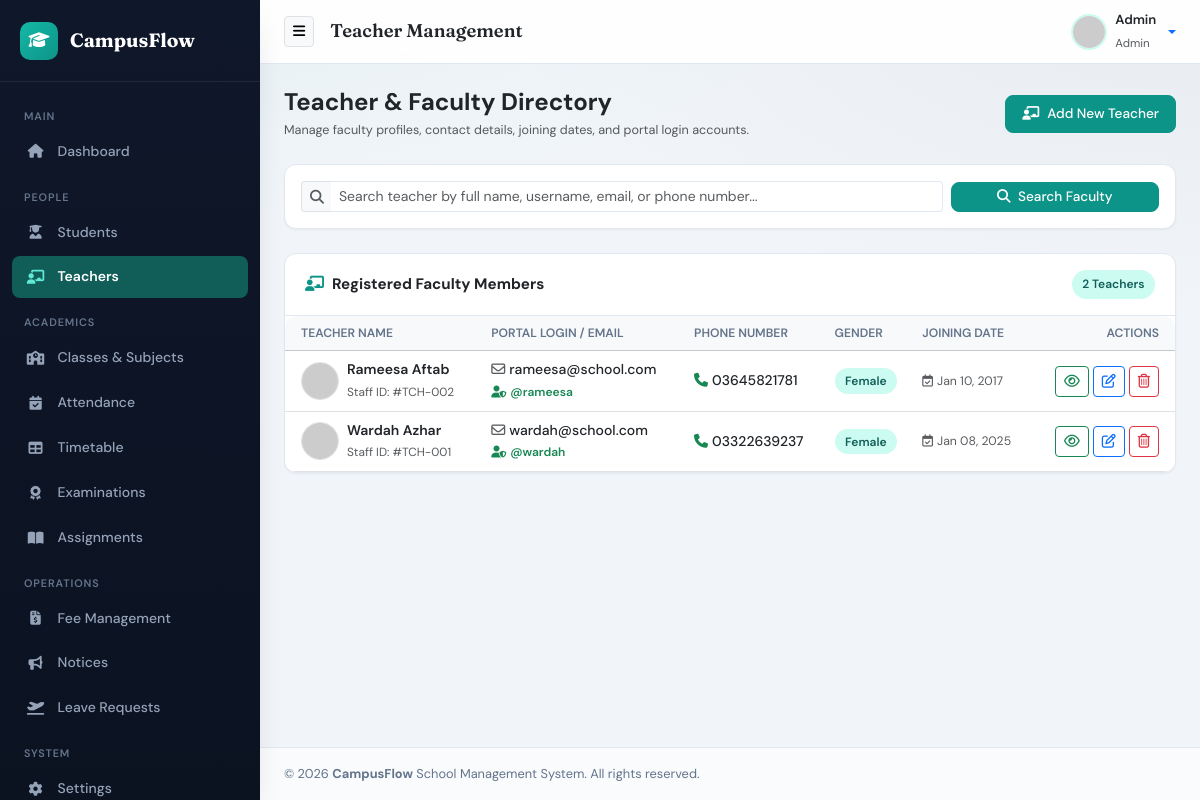
Screenshot of /admin/teachers.php (signed in) with the database file from the repository.
### tables this page shows
CREATE TABLE `teachers` (
  `id` int(11) NOT NULL,
  `user_id` int(11) DEFAULT NULL,
  `first_name` varchar(50) NOT NULL,
  `last_name` varchar(50) NOT NULL,
  `phone` varchar(20) NOT NULL,
  `gender` enum('Male','Female','Other') NOT NULL,
  `address` text NOT NULL,
  `joining_date` date NOT NULL,
  `status` enum('Active','Inactive') NOT NULL DEFAULT 'Active',
  `created_at` timestamp NOT NULL DEFAULT current_timestamp()
);

CREATE TABLE `users` (
  `id` int(11) NOT NULL,
  `username` varchar(50) NOT NULL,
  `email` varchar(100) NOT NULL,
  `password` varchar(255) NOT NULL,
  `role` enum('admin','teacher','student') NOT NULL DEFAULT 'student',
  `status` enum('Active','Inactive') NOT NULL DEFAULT 'Active',
  `created_at` timestamp NOT NULL DEFAULT current_timestamp()
);

### admin/teachers.php (the view, shortened to what this page needs)
<?php
require_once '../config/database.php';
$search_query = trim($_GET['search'] ?? '');
$teachers_sql = "
    SELECT t.*, u.username, u.email
    FROM teachers t
    LEFT JOIN users u ON t.user_id = u.id
    WHERE 1=1
";
$teachers_sql .= " ORDER BY t.id DESC";
$stmt = $conn->prepare($teachers_sql);
$stmt->execute();
$teachers_result = $stmt->get_result();
include_once '../includes/header.php';
include_once '../includes/sidebar.php';
?>
<div class="d-flex flex-column flex-md-row justify-content-between align-items-md-center gap-3 mb-4">
    <div>
        <h4 class="fw-bold text-dark mb-1">Teacher &amp; Faculty Directory</h4>
        <p class="text-muted small mb-0">Manage faculty profiles, contact details, joining dates, and portal login accounts.</p>
    </div>
    <div>
        <button type="button" class="btn btn-primary px-3 py-2" data-bs-toggle="modal" data-bs-target="#addTeacherModal">
            <i class="fa-solid fa-chalkboard-user me-2"></i>Add New Teacher
        </button>
    </div>
</div>
<div class="card mb-4">
    <div class="card-body p-3">
        <form action="teachers.php" method="GET" class="row g-2 align-items-center">
            <div class="col-md-9">
                <div class="input-group input-group-sm">
                    <span class="input-group-text bg-light text-muted border-end-0">
                        <i class="fa-solid fa-magnifying-glass"></i>
                    </span>
                    <input type="text" name="search" class="form-control border-start-0"
                           placeholder="Search teacher by full name, username, email, or phone number..."
                           value="<?php echo htmlspecialchars($search_query); ?>">
                </div>
            </div>
            <div class="col-md-3 d-flex gap-2">
                <button type="submit" class="btn btn-primary btn-sm flex-grow-1">
                    <i class="fa-solid fa-magnifying-glass me-1"></i> Search Faculty
                </button>
            </div>
        </form>
    </div>
</div>
<div class="card">
    <div class="card-header d-flex justify-content-between align-items-center">
        <span class="fw-bold text-dark">
            <i class="fa-solid fa-chalkboard-user me-2" style="color: var(--primary-color);"></i>Registered Faculty Members
        </span>
        <span class="badge-mint"><?php echo $teachers_result->num_rows; ?> Teachers</span>
    </div>
    <div class="card-body p-0">
        <?php if ($teachers_result->num_rows > 0): ?>
            <div class="table-responsive">
                <table class="table table-hover align-middle mb-0">
                    <thead class="table-light" style="font-size: 0.76rem; text-transform: uppercase;">
                        <tr>
                            <th class="ps-3">Teacher Name</th>
                            <th>Portal Login / Email</th>
                            <th>Phone Number</th>
                            <th>Gender</th>
                            <th>Joining Date</th>
                            <th class="pe-3 text-end">Actions</th>
                        </tr>
                    </thead>
                    <tbody>
                        <?php while ($t = $teachers_result->fetch_assoc()): ?>
                            <?php
                            $full_name  = $t['first_name'] . ' ' . $t['last_name'];
                            $avatar_url = "https://ui-avatars.com/api/?name=" . urlencode($full_name) . "&background=065F46&color=fff&bold=true";
                            $username_display = !empty($t['username']) ? $t['username'] : 'N/A';
                            $email_display    = !empty($t['email']) ? $t['email'] : 'No email linked';
                            ?>
                            <tr>
                                <td class="ps-3">
                                    <div class="d-flex align-items-center gap-2">
                                        <img src="<?php echo $avatar_url; ?>" alt="Teacher"
                                             class="rounded-circle border" style="width: 38px; height: 38px; object-fit: cover;">
                                        <div>
                                            <div class="fw-semibold text-dark"><?php echo htmlspecialchars($full_name); ?></div>
                                            <small class="text-muted" style="font-size: 0.74rem;">
                                                Staff ID: #TCH-<?php echo str_pad($t['id'], 3, '0', STR_PAD_LEFT); ?>
                                            </small>
                                        </div>
                                    </div>
                                </td>
                                <td>
                                    <div class="fw-medium text-dark">
                                        <i class="fa-regular fa-envelope me-1 text-muted"></i><?php echo htmlspecialchars($email_display); ?>
                                    </div>
                                    <small class="text-success fw-semibold" style="font-size: 0.75rem;">
                                        <i class="fa-solid fa-user-shield me-1"></i>@<?php echo htmlspecialchars($username_display); ?>
                                    </small>
                                </td>
                                <td>
                                    <span class="text-dark fw-medium">
                                        <i class="fa-solid fa-phone me-1 text-success"></i><?php echo htmlspecialchars($t['phone']); ?>
                                    </span>
                                </td>
                                <td>
                                    <span class="badge-mint"><?php echo htmlspecialchars($t['gender']); ?></span>
                                </td>
                                <td class="text-muted small">
                                    <i class="fa-regular fa-calendar-check me-1"></i><?php echo date('M d, Y', strtotime($t['joining_date'])); ?>
                                </td>
                                <td class="pe-3 text-end">
                                    <div class="d-inline-flex gap-1">
                                        <button type="button" class="btn btn-sm btn-outline-success view-teacher-btn"
                                                title="View Profile"
                                                data-bs-toggle="modal" data-bs-target="#viewTeacherModal"
                                                data-avatar="<?php echo htmlspecialchars($avatar_url); ?>"
                                                data-staffid="#TCH-<?php echo str_pad($t['id'], 3, '0', STR_PAD_LEFT); ?>"
                                                data-name="<?php echo htmlspecialchars($full_name); ?>"
                                                data-username="@<?php echo htmlspecialchars($username_display); ?>"
                                                data-email="<?php echo htmlspecialchars($email_display); ?>"
                                                data-phone="<?php echo htmlspecialchars($t['phone']); ?>"
                                                data-gender="<?php echo htmlspecialchars($t['gender']); ?>"
                                                data-joining="<?php echo date('F j, Y', strtotime($t['joining_date'])); ?>"
                                                data-address="<?php echo htmlspecialchars($t['address']); ?>">
                                            <i class="fa-regular fa-eye"></i>
                                        </button>
                                        <button type="button" class="btn btn-sm btn-outline-primary edit-teacher-btn"
                                                title="Edit Teacher"
                                                data-bs-toggle="modal" data-bs-target="#editTeacherModal"
                                                data-id="<?php echo (int)$t['id']; ?>"
                                                data-userid="<?php echo (int)$t['user_id']; ?>"
                                                data-fname="<?php echo htmlspecialchars($t['first_name']); ?>"
                                                data-lname="<?php echo htmlspecialchars($t['last_name']); ?>"
                                                data-email="<?php echo htmlspecialchars($t['email'] ?? ''); ?>"
                                                data-phone="<?php echo htmlspecialchars($t['phone']); ?>"
                                                data-gender="<?php echo htmlspecialchars($t['gender']); ?>"
                                                data-joining="<?php echo htmlspecialchars($t['joining_date']); ?>"
                                                data-address="<?php echo htmlspecialchars($t['address']); ?>">
                                            <i class="fa-regular fa-pen-to-square"></i>
                                        </button>
                                        <form action="teachers.php" method="POST" class="d-inline"
                                              onsubmit="return confirm('Are you sure you want to remove teacher <?php echo htmlspecialchars(addslashes($full_name)); ?> and their login account?');">
                                            <button type="submit" class="btn btn-sm btn-outline-danger" title="Delete Teacher">
                                                <i class="fa-regular fa-trash-can"></i>
                                            </button>
                                        </form>
                                    </div>
                                </td>
                            </tr>
                        <?php endwhile; ?>
                    </tbody>
                </table>
            </div>
        <?php endif; ?>
    </div>
</div>
<?php include '../includes/footer.php'; ?>

### assets/css/style.css (style rules this page uses)
:root { --primary-color: #0D9488; --primary-hover: #0F766E; --forest-green: #115E59; --mint-tint: #CCFBF1; --mint-text: #115E59; --sidebar-bg: #0F172A; --sidebar-color: #94A3B8; --sidebar-hover-bg: #1E293B; --sidebar-hover-color: #FFFFFF; --sidebar-active-bg: #115E59; --body-bg: #F1F5F9; --card-bg: #FFFFFF; --text-main: #0F172A; --text-muted: #64748B; --border-color: #E2E8F0; --success-color: #10B981; --warning-color: #F59E0B; --danger-color: #EF4444; --info-color: #0EA5E9; --radius-sm: 8px; --radius-md: 12px; --radius-lg: 16px; --shadow-sm: 0 1px 2px rgba(15, 23, 42, 0.05); --shadow-md: 0 8px 20px -8px rgba(15, 23, 42, 0.12); --shadow-lg: 0 16px 32px -12px rgba(15, 23, 42, 0.18); --transition: all 0.2s ease; --font-body: 'DM Sans', system-ui, sans-serif; --font-display: 'Fraunces', Georgia, serif; }
* { box-sizing: border-box; }
body { background: var(--body-bg); background-image: radial-gradient(ellipse 80% 50% at 0% -20%, rgba(13, 148, 136, 0.08), transparent), radial-gradient(ellipse 60% 40% at 100% 0%, rgba(15, 23, 42, 0.04), transparent); color: var(--text-main); font-family: var(--font-body); font-size: 0.9rem; line-height: 1.55; overflow-x: hidden; min-height: 100vh; }
.card { border: 1px solid var(--border-color); border-radius: var(--radius-md); box-shadow: var(--shadow-sm); background: var(--card-bg); margin-bottom: 1.25rem; transition: var(--transition); }
.card-header { background: transparent; border-bottom: 1px solid var(--border-color); padding: 1rem 1.25rem; font-weight: 600; font-size: 0.95rem; }
.btn-primary { background-color: var(--primary-color) !important; border-color: var(--primary-color) !important; color: #fff !important; font-weight: 500; font-size: 0.85rem; border-radius: var(--radius-sm); }
.badge-mint { background: var(--mint-tint); color: var(--mint-text); font-weight: 600; padding: 0.3rem 0.65rem; border-radius: 50rem; font-size: 0.75rem; }
.table { font-size: 0.875rem; }
.table thead th { font-weight: 600; color: var(--text-muted); border-bottom-width: 1px; white-space: nowrap; }
.table-responsive { border-radius: var(--radius-md); }
.form-control, .form-select { border-radius: var(--radius-sm); border-color: var(--border-color); font-size: 0.875rem; }

### rows the page displays
teachers: full_name "Rameesa Aftab", id "002", user.email "rameesa@school.com", user.username "rameesa", phone "03645821781", gender "Female", joining_date "Jan 10, 2017"
teachers: full_name "Wardah Azhar", id "001", user.email "wardah@school.com", user.username "wardah", phone "03322639237", gender "Female", joining_date "Jan 08, 2025"

### other values shown
$page_title "Teacher Management"
$username "Admin"
$role "Admin"
$teachers_result->num_rows "2"
